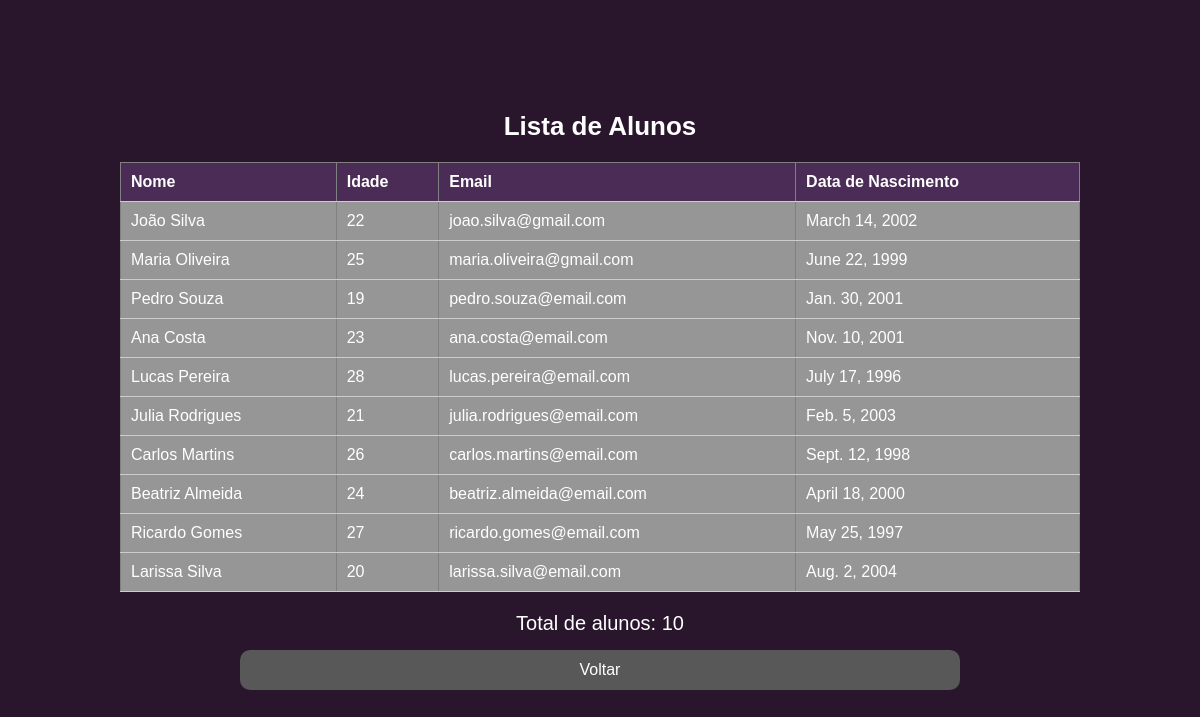
Page /aula/alunos/ on the committed database.
### aula/models.py (models this page shows, shortened)
class Aluno(models.Model):
    nome = models.CharField(max_length=100)
    idade = models.IntegerField()
    email = models.EmailField(unique=True)
    data_de_nascimento = models.DateField()
    data_de_criacao = models.DateTimeField(auto_now_add=True)

### aula/views.py (the view)
# urls.py: path('alunos/', views.ConectaBaseDados, name='listar_alunos'),
def ConectaBaseDados(request):
    alunos = Aluno.objects.all()
    total_alunos = Aluno.objects.all().count()
    context={
        'alunos' : alunos,
        'total_alunos': total_alunos
    }
    return render(request, 'aula/alunos.html', context)

### aula/templates/aula/alunos.html (shortened to what this page needs)
{% load static %}
<!DOCTYPE html>
<html lang="pt-br">
<head>
    <link rel="stylesheet" href="{% static 'css/alunos.css' %}">
</head>
<body>
    <div class="alunos-wrapper">
        <h1 class="title">Lista de Alunos</h1>
        <table border="1">
            <thead>
                <tr>
                    <th>Nome</th>
                    <th>Idade</th>
                    <th>Email</th>
                    <th>Data de Nascimento</th>
                </tr>
            </thead>
            <tbody>
                {% for aluno in alunos %}
                <tr>
                    <td>{{ aluno.nome }}</td>
                    <td>{{ aluno.idade }}</td>
                    <td>{{ aluno.email }}</td>
                    <td>{{ aluno.data_de_nascimento }}</td>
                </tr>
                {% endfor %}
            </tbody>
        </table>
        <p>Total de alunos: {{total_alunos}}</p>
        <a href="{% url 'home' %}" class="link">
            <button class="botao">Voltar</button>
        </a>
    </div>
</body>
</html>

### aula/static/css/alunos.css (style rules this page uses)
* { padding: 0; margin: 0; box-sizing: border-box; }
body { background-color: #29152c; font-family: Arial, sans-serif; color: #333; }
.alunos-wrapper { display: flex; flex-direction: column; align-items: center; justify-content: center; height: 100vh; }
.title { color: white; font-size: 26px; }
.link { width: 60%; text-decoration: none; }
.botao { width: 100%; margin-top: 15px; height: 40px; border: 0; border-radius: 10px; cursor: pointer; background-color: rgb(88, 88, 88); color: white; transition: all 0.5s ease-in-out; font-size: 16px; display: flex; justify-content: center; align-items: center; }
table { width: 80%; border-collapse: collapse; margin-top: 20px; }
th, td { padding: 10px; text-align: left; border-bottom: 1px solid #ccc; }
th { font-weight: bold; color: rgb(255, 255, 255); background-color: #4b2c57; }
tbody tr { background-color: #969696; color: white; }
p { margin-top: 20px; color: rgb(255, 255, 255); font-size: 20px; }

### rows in the picture
Aluno: nome "João Silva", idade "22", email "joao.silva@gmail.com", data_de_nascimento "March 14, 2002"
Aluno: nome "Maria Oliveira", idade "25", email "maria.oliveira@gmail.com", data_de_nascimento "June 22, 1999"
Aluno: nome "Pedro Souza", idade "19", email "pedro.souza@email.com", data_de_nascimento "Jan. 30, 2001"
Aluno: nome "Ana Costa", idade "23", email "ana.costa@email.com", data_de_nascimento "Nov. 10, 2001"
Aluno: nome "Lucas Pereira", idade "28", email "lucas.pereira@email.com", data_de_nascimento "July 17, 1996"
Aluno: nome "Julia Rodrigues", idade "21", email "julia.rodrigues@email.com", data_de_nascimento "Feb. 5, 2003"
Aluno: nome "Carlos Martins", idade "26", email "carlos.martins@email.com", data_de_nascimento "Sept. 12, 1998"
Aluno: nome "Beatriz Almeida", idade "24", email "beatriz.almeida@email.com", data_de_nascimento "April 18, 2000"
Aluno: nome "Ricardo Gomes", idade "27", email "ricardo.gomes@email.com", data_de_nascimento "May 25, 1997"
Aluno: nome "Larissa Silva", idade "20", email "larissa.silva@email.com", data_de_nascimento "Aug. 2, 2004"

### other values in the picture
{{ total_alunos }} "10"
